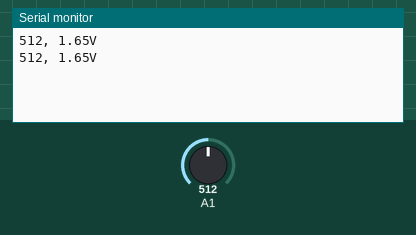
Simulated run of this sketch. Board: Arduino Uno, built with avr-gcc and run on an emulated ATmega328P. Shown: the last lines printed to the serial monitor. The test bench sets the inputs (shaded band); at power-on: A1 = 512.

Above: at 1.8 s.
1.9 s: A1 set to 716
At 2.8 s:
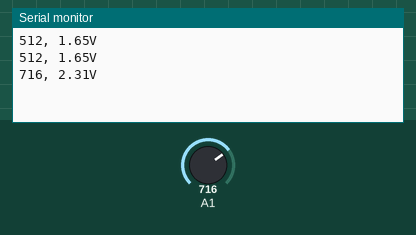
3.4 s: A1 set to 900
At 4.4 s:
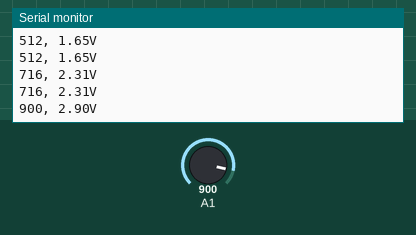
Timing chart, 0 to 6.4 s (numbered marks = the images above; inputs shaded):
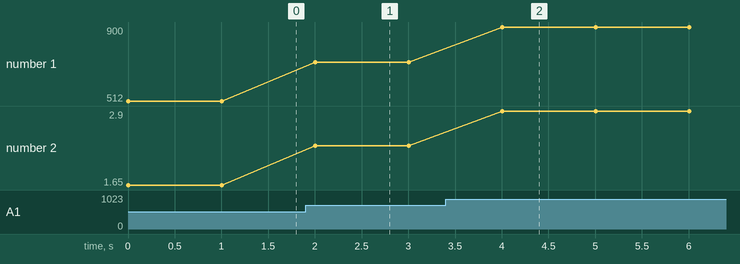

Measured:
- after the input at 1.9 s, the serial monitor: prints a new line after 0.10 s (image 1)
- after the input at 3.4 s, the serial monitor: prints a new line after 0.60 s (image 2)
- plotted number 1: 512 → 716 after the input at 1.9 s, 716 → 900 after the input at 3.4 s
- plotted number 2: 1.65 → 2.31 after the input at 1.9 s, 2.31 → 2.9 after the input at 3.4 s

The sketch:

ADC_skills_test__Ophir_Filhart_.ino
```cpp
void setup() {
  Serial.begin(9600);
}

void loop() {
  int originalVoltage = analogRead(A1);
  Serial.print(originalVoltage);
  Serial.print(", ");
  float Voltage = originalVoltage * (3.3 / 1023.0);
  Serial.print(Voltage);
  Serial.println("V");
  delay(1000);
}
```
